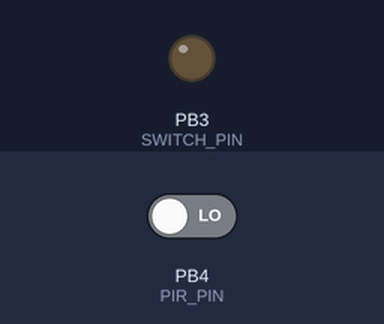
This sketch was run on a simulated ATtiny85, built with avr-gcc and run on an emulated ATtiny85. On the bench: output pins drawn as LEDs (lit = HIGH). The inputs (shaded band) are chosen by the test bench; at power-on: PB4 (PIR_PIN) LOW. Sleep ends after the set time or at an interrupt.

Above: at 1.2 s.
1.3 s: PB4 (PIR_PIN) driven HIGH
At 2.5 s:
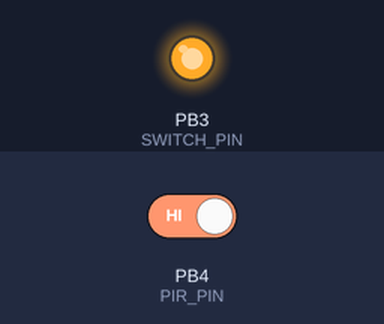
2.8 s: PB4 (PIR_PIN) driven LOW
At 3.6 s:
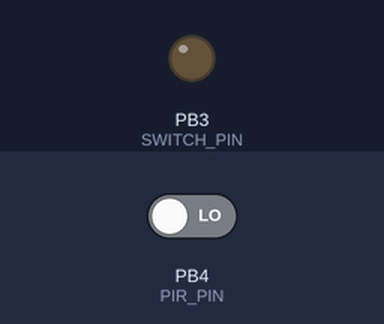
Timing chart, 0 to 5.8 s (numbered marks = the images above; inputs shaded):
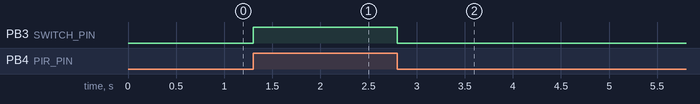

Measured:
- after the input at 1.3 s, PB3 (SWITCH_PIN): LOW → HIGH at once
- after the input at 2.8 s, PB3 (SWITCH_PIN): HIGH → LOW at once

The sketch:

PIR_Sensor.ino
```cpp
#include <avr/sleep.h>
#include <avr/interrupt.h>
#include <Time.h>
#include <TimeAlarms.h>

const int PIR_PIN = 4; //PB4 (Pin 3)
const int SWITCH_PIN = 3; //PB3 (Pin 2)

volatile bool trigger = HIGH;

void sleep() {

	GIMSK |= _BV(PCIE);                     // Enable Pin Change Interrupts
	PCMSK |= _BV(PCINT4);                   // Use PB4 as interrupt pin
	ADCSRA &= ~_BV(ADEN);                   // ADC off
	set_sleep_mode(SLEEP_MODE_PWR_DOWN);    // replaces above statement
	sleep_enable();                         // Sets the Sleep Enable bit in the MCUCR Register (SE BIT)
	sei();                                  // Enable interrupts
	sleep_cpu();                            // sleep
	cli();                                  // Disable interrupts
	PCMSK &= ~_BV(PCINT4);                  // Turn off PB3 as interrupt pin
	sleep_disable();                        // Clear SE bit
	ADCSRA |= _BV(ADEN);                    // ADC on
	sei();                                  // Enable interrupts
} // sleep


void setup() {
	// put your setup code here, to run once:
	pinMode(PIR_PIN, INPUT);
	pinMode(SWITCH_PIN, OUTPUT);
	SetSwitch(LOW);
	setTime(20, 06, 0, 17, 2, 16); // set time to Saturday 8:29:00am Jan 1 2011
								   // create the alarms
	Alarm.alarmRepeat(6, 15, 0, MorningAlarm);  // 8:30am every day
	Alarm.alarmRepeat(18, 15, 0, EveningAlarm);  // 5:45pm every day

}

ISR(PCINT0_vect)
{

}


void MorningAlarm() {
	trigger = LOW;
}

void EveningAlarm() {
	trigger = HIGH;
}

void SetSwitch(bool status)
{
	digitalWrite(SWITCH_PIN, status);
}

void loop() {
	// put your main code here, to run repeatedly:
	sleep();
	if (trigger)
		SetSwitch(digitalRead(PIR_PIN));
	else
		SetSwitch(LOW);
}
```
